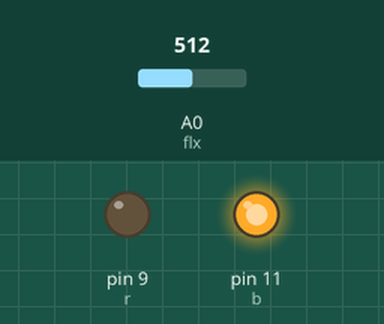
This sketch was run on a simulated Arduino Uno, built with avr-gcc and run on an emulated ATmega328P. Shown: output pins drawn as LEDs (lit = HIGH). The inputs (shaded band) are chosen by the test bench; at power-on: A0 (flx) = 512. What the sketch prints to the serial monitor is not drawn.

Above: at 1.2 s.
1.3 s: A0 (flx) set to 818
2.8 s: A0 (flx) set to 839
At 3.6 s:
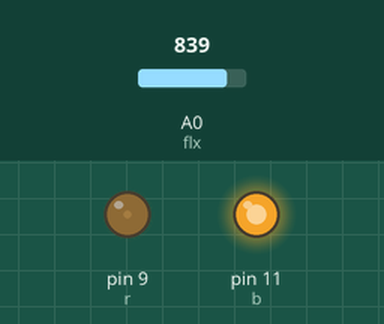
4.3 s: A0 (flx) set to 900
At 4.8 s:
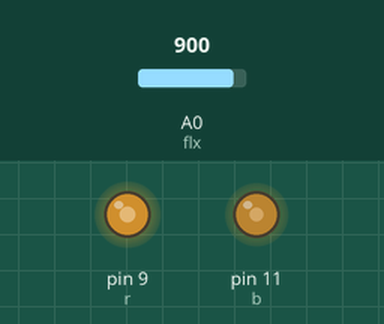
5.8 s: A0 (flx) set to 1023
At 7.0 s:
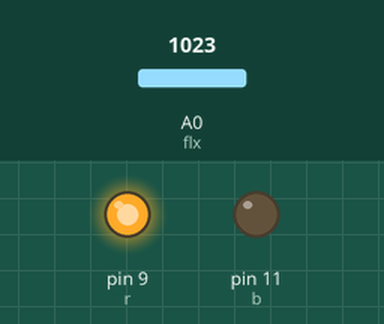
7.3 s: A0 (flx) set to 960
8.8 s: A0 (flx) set to 934
At 9.4 s:
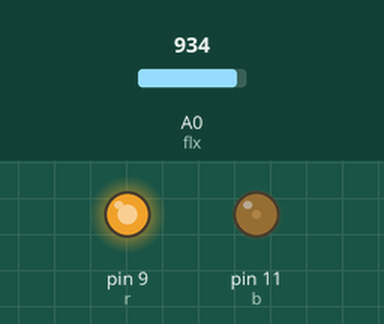
Timing chart, 0 to 11.3 s (numbered marks = the images above; inputs shaded):
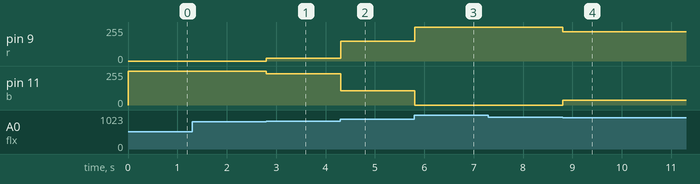

The sketch:

10I_flex.ino
```cpp
int flx = 0, r = 9, b = 11;

void setup() {
  // put your setup code here, to run once:
  pinMode(r,OUTPUT);
  pinMode(b,OUTPUT);
  Serial.begin(9600);
}

void loop() {
  // put your main code here, to run repeatedly:
  int fv = constrain(map(analogRead(flx), 829, 950, 0, 255),0,255);
  Serial.println(fv);
  analogWrite(r, fv);
  analogWrite(b, 255-fv);
}
```

Measured:
- after the input at 2.8 s, pin 9 (r): 0/255 → 21/255 at once; pin 11 (b): 255/255 → 234/255 at once
- after the input at 4.3 s, pin 9 (r): 21/255 → 149/255 at once; pin 11 (b): 234/255 → 106/255 at once
- after the input at 5.8 s, pin 9 (r): 149/255 → 255/255 at once; pin 11 (b): 106/255 → 0/255 at once
- after the input at 8.8 s, pin 9 (r): 255/255 → 221/255 at once; pin 11 (b): 0/255 → 34/255 at once
